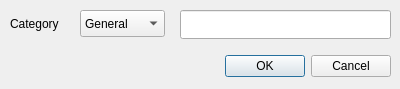
<?xml version="1.0" encoding="UTF-8"?>
<ui version="4.0">
 <class>AddCategory</class>
 <widget class="QDialog" name="AddCategory">
  <property name="geometry">
   <rect>
    <x>0</x>
    <y>0</y>
    <width>400</width>
    <height>89</height>
   </rect>
  </property>
  <property name="windowTitle">
   <string>Dialog</string>
  </property>
  <widget class="QDialogButtonBox" name="catButtonBox">
   <property name="geometry">
    <rect>
     <x>50</x>
     <y>50</y>
     <width>341</width>
     <height>32</height>
    </rect>
   </property>
   <property name="orientation">
    <enum>Qt::Horizontal</enum>
   </property>
   <property name="standardButtons">
    <set>QDialogButtonBox::Cancel|QDialogButtonBox::Ok</set>
   </property>
  </widget>
  <widget class="QLabel" name="CategoryLabel">
   <property name="geometry">
    <rect>
     <x>10</x>
     <y>15</y>
     <width>62</width>
     <height>17</height>
    </rect>
   </property>
   <property name="text">
    <string>Category</string>
   </property>
  </widget>
  <widget class="QComboBox" name="classBox">
   <property name="geometry">
    <rect>
     <x>80</x>
     <y>10</y>
     <width>85</width>
     <height>27</height>
    </rect>
   </property>
   <item>
    <property name="text">
     <string>General</string>
    </property>
   </item>
   <item>
    <property name="text">
     <string>Class</string>
    </property>
   </item>
  </widget>
  <widget class="QLineEdit" name="CategoryEdit">
   <property name="geometry">
    <rect>
     <x>180</x>
     <y>10</y>
     <width>211</width>
     <height>29</height>
    </rect>
   </property>
  </widget>
 </widget>
 <resources/>
 <connections>
  <connection>
   <sender>catButtonBox</sender>
   <signal>accepted()</signal>
   <receiver>AddCategory</receiver>
   <slot>accept()</slot>
   <hints>
    <hint type="sourcelabel">
     <x>248</x>
     <y>254</y>
    </hint>
    <hint type="destinationlabel">
     <x>157</x>
     <y>274</y>
    </hint>
   </hints>
  </connection>
  <connection>
   <sender>catButtonBox</sender>
   <signal>rejected()</signal>
   <receiver>AddCategory</receiver>
   <slot>reject()</slot>
   <hints>
    <hint type="sourcelabel">
     <x>316</x>
     <y>260</y>
    </hint>
    <hint type="destinationlabel">
     <x>286</x>
     <y>274</y>
    </hint>
   </hints>
  </connection>
 </connections>
</ui>
